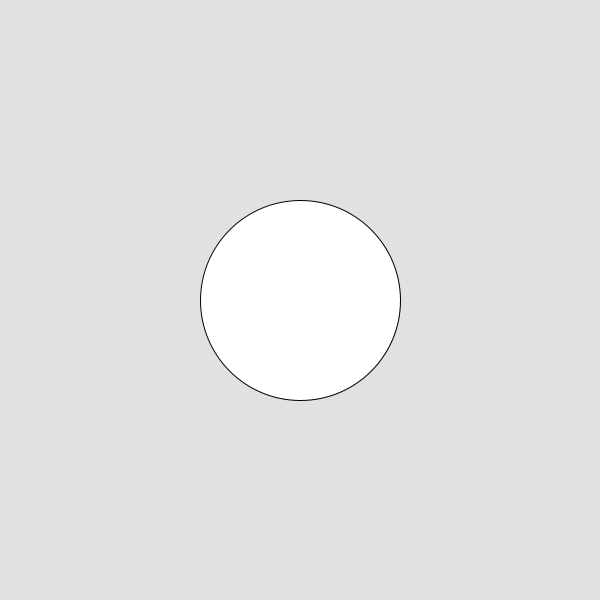
Frame 1 (no input)
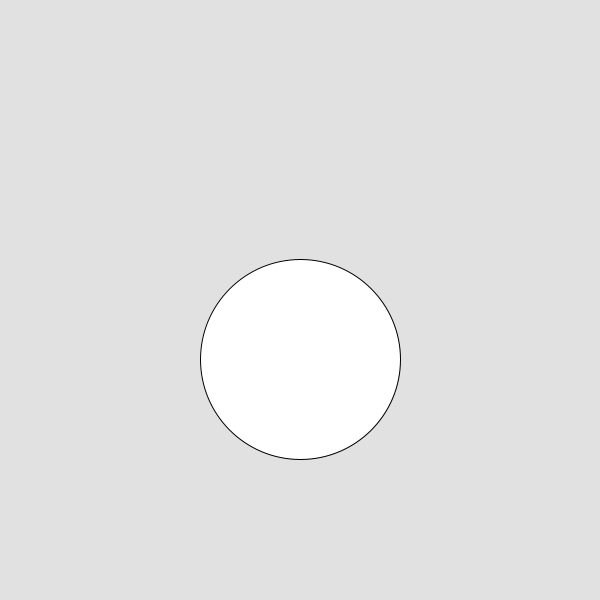
Frame 60 (the mouse pressed at the canvas centre just before this capture)
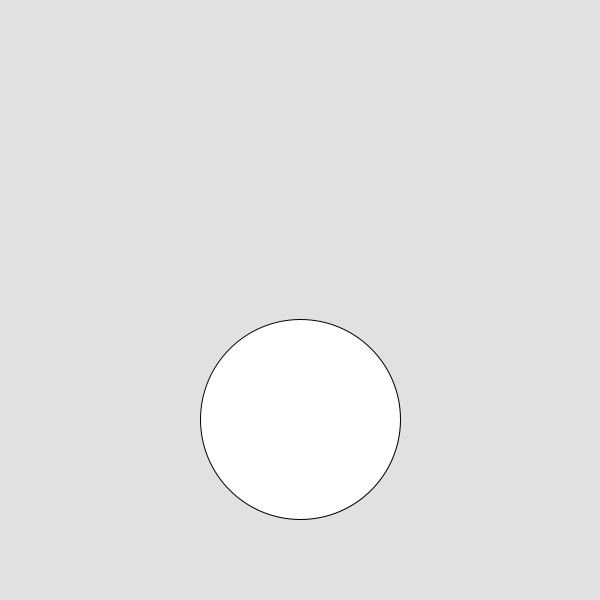
Frame 120 (the mouse held since frame 60 and released just before this capture)

The Processing sketch that drew these frames (run headless with seeded random() and noise(); from frame 60 on, the mouse is pressed at the canvas centre):

// Processing sketch: Circle_down_complete
// ── Circle_down_complete.pde




int x;

void setup() {
size(600,600);
x = 300;
}




void draw() {
 background(225);
  ellipse(300,x,200,200);
  x = x + 1;
  if (x>800){
    x = 300;
  }
}
